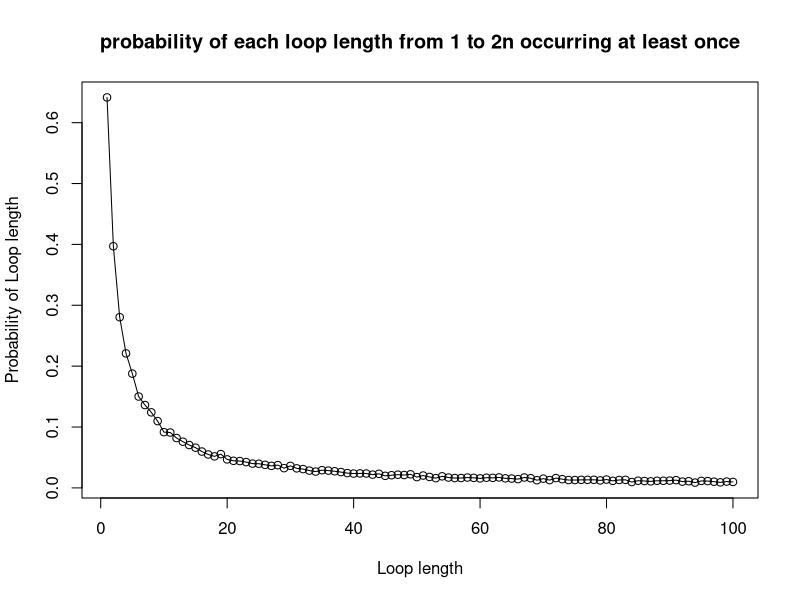
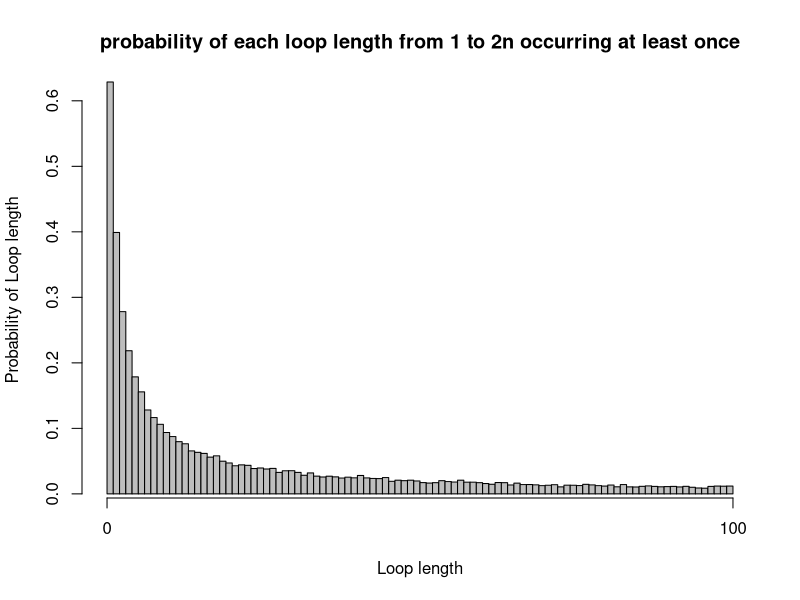

R code for these plots, in order:
# [redacted]
# [redacted]
# [redacted]
# Git repo Link:
# Team member contributions to project:

# INPUT: n <- decides numbers of prisoners, k<- prisoner number, 
# numbered_boxes <- numbered boxes
# OUTPUT: the number of successes
# Purpose: Is to find and track the number of successes for us to calculate
# the probabilities in later functions. Also code isn't repeated in later functions
success_check <- function(n, k, numbered_boxes) {
  number_of_attempts <- 0
  success <- 0
  guess <- numbered_boxes[k]
  while (number_of_attempts <= n) {
    if (guess == k) {
      success <- 1
      break
    }
    else {
      guess <- numbered_boxes[guess]
      number_of_attempts <- number_of_attempts + 1
    }
  }
  
  return (success)
}

produce_random_numbered_boxes <- function(n, quantity) {
  return (sample(1:n, quantity))
}

# INPUT: n <- decides numbers of prisoners, k <- prisoner number, 
# strategy <- 1, 2 or 3, nreps <- number of times experiment is done,
# number_of_success<- the number of successes so far, 
# numbered_boxes<- numbered boxes
# OUTPUT: number of successes
# PURPOSE: This function simulates the first strategy where a prisoner
# picks a box with their number on it, the second strategy where a prisoner
# picks a random box to begin with, and the third strategy where a prisoner
# picks n boxes at random, checking each card for their number
check_success_given_strategy <- function(n, k, strategy, numbered_boxes){
  success_strategy3 <- 0
  if (strategy == 1)
    first_box <- k
  else if (strategy == 2)
    first_box <- produce_random_numbered_boxes(2 * n, 1)
  else if (strategy == 3) {
    random_box <- produce_random_numbered_boxes(2 * n, n)
    for (box in random_box) {
      #if one of the random boxes contains the prisoners number
      if (box == k){
        #count successes
        success_strategy3 <- 1
        break
      }
    }
    return (success_strategy3)
  }
  #check the success 
  check <- success_check(n, first_box, numbered_boxes)
  return(check)
}

# INPUT: n <- decides numbers of prisoners, k <- prisoner number, 
# strategy <- either 1,2,3, nreps <- number of times experiment is done
# OUTPUT: Probability estimate of prisoner k finding their number using given strategy
# PURPOSE: To find the probability of one prisoner finding their number
Pone <- function(n, k, strategy, nreps = 10000) {
  number_of_success <- 0
  for (reps in 1:nreps) {
    # index of numbered_boxes corresponds to the box number, and the value stored
    # at that index corresponds to the numbered card randomly placed in the box
    numbered_boxes <- produce_random_numbered_boxes(2 * n, 2 * n)
    number_of_success <- number_of_success + 
      check_success_given_strategy(n, k, strategy, numbered_boxes)
  }
  prob_one_estimate <- number_of_success / nreps
  return (prob_one_estimate)
}

# INPUT: n <- decides numbers of prisoners, strategy <- either 1,2,3
# nreps <- number of times experiment is done
# OUTPUT: Probability estimate of all prisoners finding their number using given strategy
# PURPOSE: To find the probability of all prisoners being released
Pall <- function(n, strategy, nreps = 10000) {
  number_of_success <- 0
  for (reps in 1:nreps) {
    # Outside inner loop since the room is returned to original state once 
    # prisoner leaves
    numbered_boxes <- produce_random_numbered_boxes(2 * n, 2 * n)
    for (prisoner_number in 1:(2 * n)) {
      check <- check_success_given_strategy(n, prisoner_number, strategy, numbered_boxes)
      if (check == 0)
        break
      # if (strategy == 1) {
      #   check <- success_check(n, prisoner_number, numbered_boxes)
      #   if (check == 0)
      #     break
      # }
      # else if (strategy == 2) {
      #   random_start_box <- produce_random_numbered_boxes(2 * n, 1)
      #   check <- success_check(n, random_start_box, numbered_boxes)
      #   if (check == 0)
      #     break
      # }
      # else if (strategy == 3) {
      #   #picking n boxes at random
      #   random_box <- produce_random_numbered_boxes(2 * n, n)
      #   check <- 0
      #   for (box in random_box) {
      #     #if this random box contains the prisoners number
      #     if (box == prisoner_number) {
      #       check = 1
      #       break
      #     }
      #   }
      #   if (check == 0) {
      #     break
      #   }
      # }
    }
    number_of_success <- number_of_success + check
  }
  
  prob_all_estimate <- number_of_success / nreps
  return (prob_all_estimate)
}

cat("Probability estimate of a single prisoner succeeding in finding their number:")
cat("\nn=5\nStrategy 1:", Pone(5, 7, 1))
cat("\nStrategy 2:", Pone(5, 7, 2))
cat("\nStrategy 3:", Pone(5, 7, 3))

cat("\nn=50\nStrategy 1:", Pone(50, 7, 1))
cat("\nStrategy 2:", Pone(50, 7, 2))
cat("\nStrategy 3:", Pone(50, 7, 3))

cat("\nProbability estimate of all prisoners succeeding in finding their numbers:")
cat("\nn=5\nStrategy 1:", Pall(5, 1))
cat("\nStrategy 2:", Pall(5, 2))
cat("\nStrategy 3:", Pall(5, 3))

cat("\nn=50\nStrategy 1:", Pall(50, 1))
cat("\nStrategy 2:", Pall(50, 2))
cat("\nStrategy 3:", Pall(50, 3))

#example code for Pone
# Pone(50,1,1,10000)
# Pone(50,1,2,10000)
# Pone(50,1,3,10000)
# Pone(5,1,1,10000)
# Pone(5,1,2,10000)
# Pone(5,1,3,10000)
#example code for Pall
# Pall(50,1,10000)
# Pall(50,2,10000)
# Pall(50,3,10000)
# Pall(5,1,10000)
# Pall(5,2,10000)
# Pall(5,3,10000)

# For Pone evidently the less people there are (the smaller that n is) the better 
# chance of success. Although Strategy 3 yields almost consistently similar 
# results as after all we are still only observing n boxes with 2*n prisoners.

# Pall is where we observe a surprising result. Strategy 3 yields zero/near zero
# probabilities. Strategy 1 and 2 yields an approximate probability of 33% and 52% when
# n=50 and n=5 respectively. This seems to be the most optimal strategy, but why?
# This is due to a cycle.
# Every box leads to another box and eventually loops back to the prisoner number,
# this is guaranteed. What is not guaranteed is the cycle which contains the 
# prisoner number may have a length greater than n.


# probability of each loop length from 1 to 2n occurring at least once in a 
# random shuffling of cards to boxes = 1 - prob of each loop length occurring 
# 0 times
dloop <- function(n, nreps = 10000) {
  # count of all the cycles with loop length 1 to 2n that occurred 0 times 
  # in the simulation
  count_loop_length_0_times = rep(0, 2*n)
  #loop over all experiments(number of repetitions)
  for (reps in 1:nreps) {
    # index of numbered_boxes corresponds to the box number, and the value stored
    # at that index corresponds to the numbered card randomly placed in the box
    numbered_boxes <- produce_random_numbered_boxes(2 * n, 2 * n)
    # count of how many times a cycle has 1 to 2n loop length
    count_of_loop_length = rep(0, 2*n)
    # numbers that are already present in a cycle, hence don't need to be 
    # iterated over again
    numbers_iterated_over = c()
    # looping over all prisoner numbers
    for (prisoner_number in 1:(2 * n)) {
      # vector to hold various cycles, length of this vector would give the 
      # length of the cycle that contains the prisoner number
      individual_cycles = c()
      # if prisoner number is not present in any previous cycles, we follow
      # the path of boxes to find the cycle that contains the prisoner number
      # if the prisoner number is present, then just skip to the next 
      # prisoner number
      if (!(prisoner_number %in% numbers_iterated_over)) {
        individual_cycles = append(individual_cycles, prisoner_number)
        cycle = numbered_boxes[prisoner_number]
        # checks if the card removed from the box contains the prisoner number
        while (cycle != prisoner_number) {
          individual_cycles = append(individual_cycles, cycle)
          cycle = numbered_boxes[cycle]
        }
        count_of_loop_length[length(individual_cycles)] = 
          count_of_loop_length[length(individual_cycles)] + 1
        # appending the numbers in the cycle to the vector that contains all the
        # cycles
        numbers_iterated_over = append(numbers_iterated_over, individual_cycles)
      }
    }
    # finds all loop lengths that occurred 0 times in the experiment and adds 1
    # to the count for each of those loop lengths
    index_loop_length_0_times = grep(0, count_of_loop_length)
    count_loop_length_0_times[index_loop_length_0_times] = 
      count_loop_length_0_times[index_loop_length_0_times] + 1
  }
  prob_loop_length_0_times = count_loop_length_0_times/nreps
  prob_loop_length_at_least_once = 1 - prob_loop_length_0_times
  return (prob_loop_length_at_least_once)
}


cat("Probability of loop length from 1 to 2n occurring at least once in a random shuffling of cards to boxes: ")
cat("\nFor n=50: ", dloop(50))

# example code for dloop
# dloop(50,10000)

# Here n=50. For the prisoners to be successful, the longest loop must not be greater than
# 50. The probability of not having a loop longer than 50 is equal to the probability
# of a random permutation of the prisoner numbers 1 to 100 having a loop whose length is
# greater than 50. We first need to know the number of permutations of prisoner
# numbers 1 to 100 with a loop of length x>50. That is 100!/x. The probability of 
# of a random permutation containing no loops of length greater than 50 is 
# calculated below:

single_events <- factorial(100)*(1/(51:100))
sum_single_events <- sum(single_events)
prob_no_greater_50 <- 1 - (1/factorial(100))*sum_single_events
cat("The probability of no loop being longer than 50 is:", prob_no_greater_50)


# We use a line graph to visualize the probabilities for each loop length. A line
# graph is used her since we can identify trends in the data. Usually line graphs are
# used to track changes over a short or long period of time. But it can be used in
# this scenario.
n1 <- 50
loop_vector1 <- dloop(n=n1,nreps=10000)
line_graph <- plot(x= 1:(2*n1),
                   y=loop_vector1, 
                   type="o",
                   xlab="Loop length",
                   ylab="Probability of Loop length",
                   main= "probability of each loop length from 1 to 2n occurring at least once")

# A bar chart could be used to compare the different loop lengths. 
# The code is not too different here. Bar-chart may seem a bit cramped
n2 <- 50
loop_vector2 <- dloop(n=n2,nreps=10000)
bar_chart <- barplot(height=loop_vector2, 
                     xlab="Loop length",
                     ylab="Probability of Loop length",
                     main= "probability of each loop length from 1 to 2n occurring at least once",
                     space=0)
axis(side=1,at=c(0,(2*n2)))